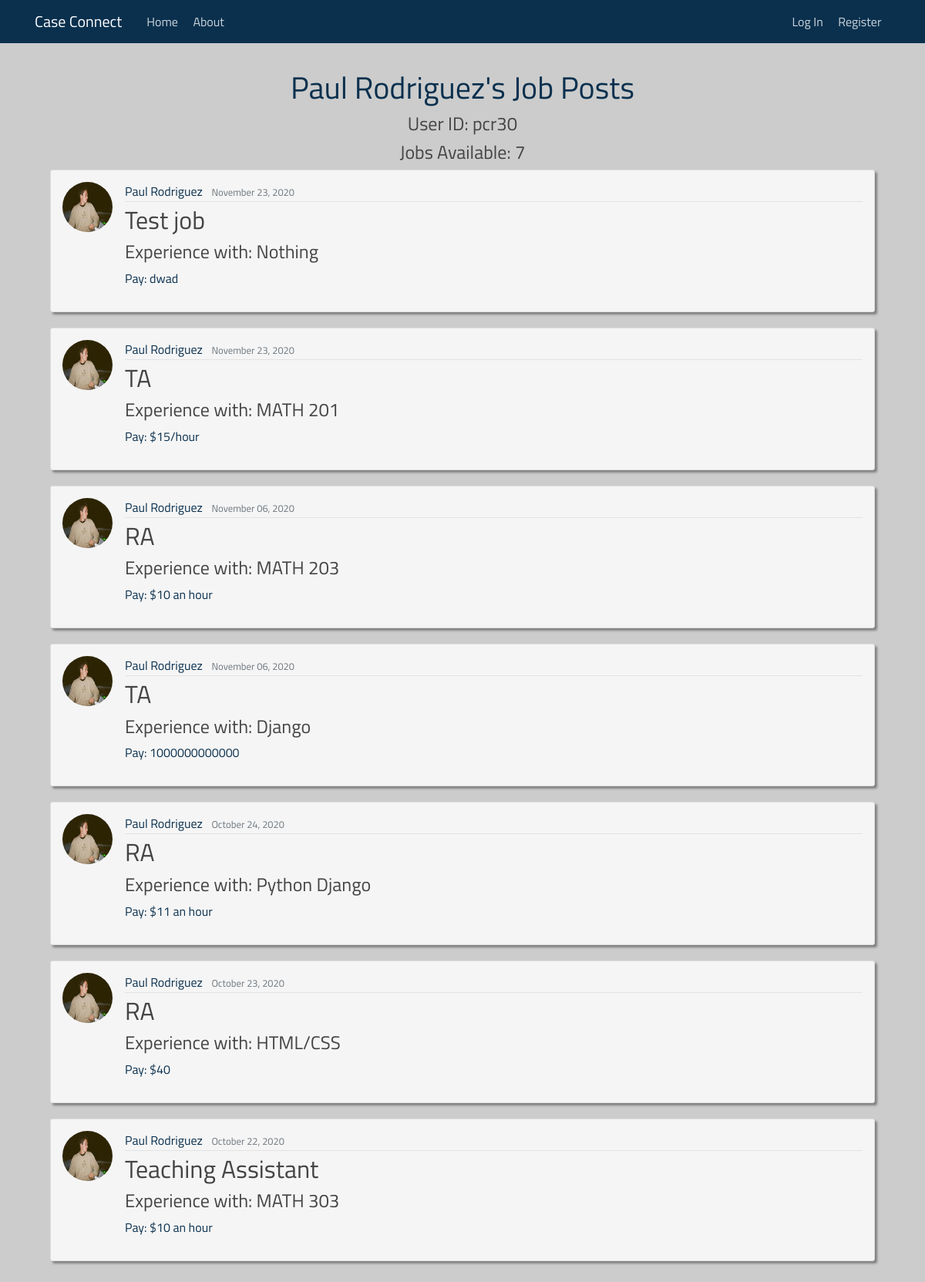
The app's page /user/pcr30/, older data.
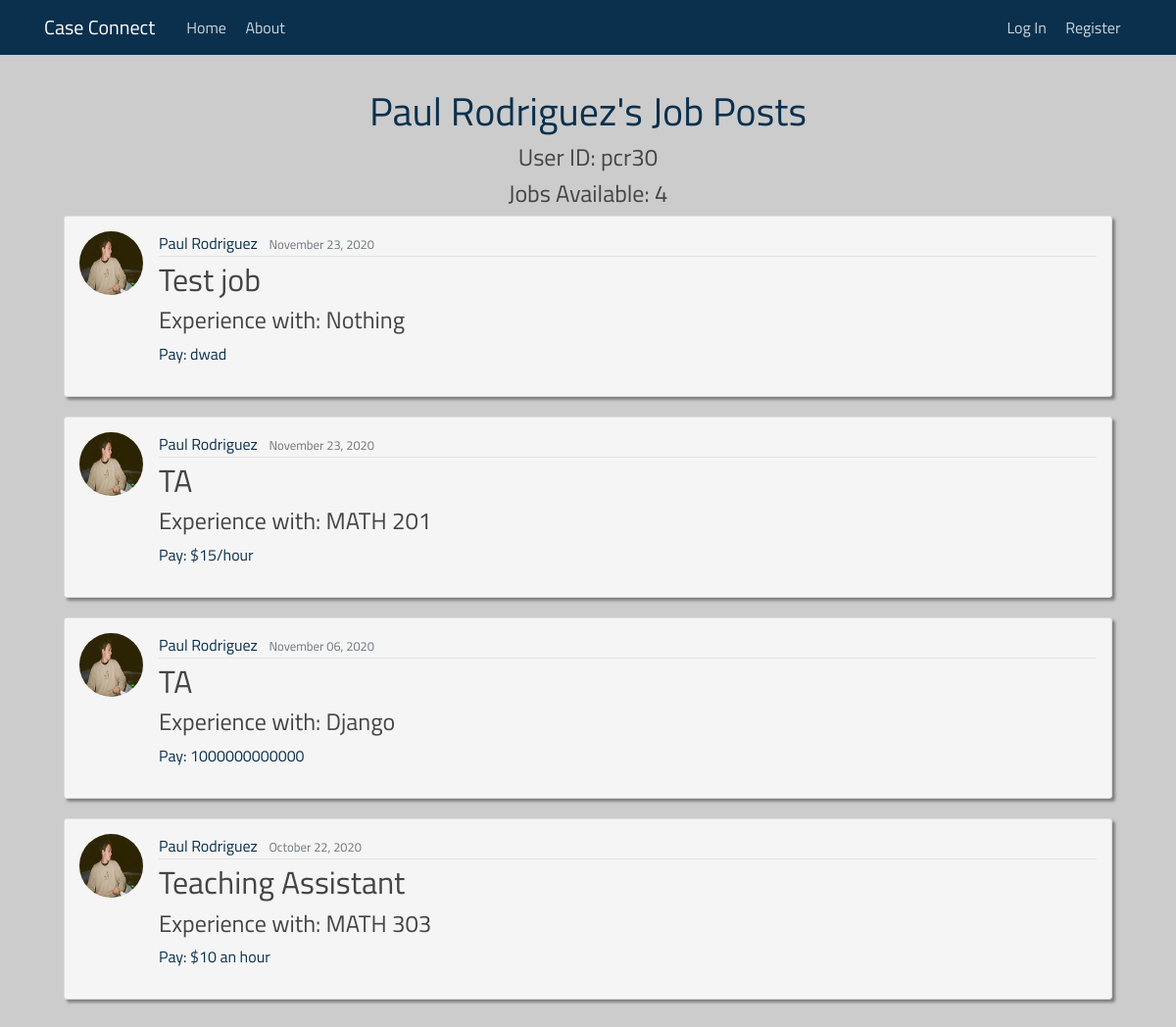
The same page, newer data.
### case_connecting/models.py (models this page shows, shortened)
class Post(models.Model):
    recruiter = models.ForeignKey(User, on_delete=models.CASCADE)
    position = models.CharField(max_length=200)
    knowledge = models.CharField(max_length=200)
    content = models.TextField()
    pay = models.CharField(max_length=200)
    date_posted = models.DateTimeField(default=timezone.now)

### users/models.py (models this page shows, shortened)
class Profile(models.Model):
    user = models.OneToOneField(User, on_delete=models.CASCADE)
    image = models.ImageField(default='default.jpg', upload_to='profile_pics')
    resume = models.FileField(default=None, upload_to='resumes')

### case_connecting/views.py (the view)
# urls.py: path('user/<str:username>/', UserPostListView.as_view(), name="user-posts"),
class UserPostListView(ListView):
    model = Post
    template_name = 'case_connecting/user_posts.html'
    context_object_name = 'posts'
    paginate_by = 8  # the number of posts per page
    def get_queryset(self):
        user = get_object_or_404(User, username=self.kwargs.get('username'))
        return Post.objects.filter(recruiter=user).order_by('-date_posted')

### templates/case_connecting/user_posts.html (shortened to what this page needs)
{% extends "case_connecting/base.html" %}
{% block content %}
    <div class="content-section" id="posting-list">
        <div style="text-align: center;">
                <h1>{{ posts.0.recruiter.get_full_name }}'s Job Posts</h1>
                <h4>User ID: {{ view.kwargs.username }} </h4>
                <h4>Jobs Available: {{ page_obj.paginator.count }}</h4>
        </div>
        {% for post in posts %}
            <article id="post" class="media content-section">
            <img class="rounded-circle article-img" src="{{ post.recruiter.profile.image.url }}">
                  <div class="media-body">
                    <div class="article-metadata">
                      <a class="mr-2">{{ post.recruiter.get_full_name }}</a>
                      <small class="text-muted">{{ post.date_posted|date:"F d, Y" }}</small>
                    </div>
                    <h2><a class="article-title" href="{% url 'post-detail' post.id %}">{{ post.position }}</a></h2>
                      <h4>Experience with: {{ post.knowledge }}</h4>
                      <p class="article-content">Pay: {{ post.pay }}</p>
                  </div>
                </article>
        {% endfor %}
    </div>
{% endblock %}

### templates/case_connecting/base.html (shortened to what this page needs)
{% load static %}
<!DOCTYPE html>
<html>
<head>
    <link rel="stylesheet" href="https://maxcdn.bootstrapcdn.com/bootstrap/4.0.0/css/bootstrap.min.css">
    <link rel="stylesheet" type="text/css" href="{% static 'case_connecting/main.css' %}">
</head>
<body>
    <header class="site-header">
      <nav class="navbar navbar-expand-md navbar-dark bg-steel fixed-top">
        <div class="container">
          <a class="navbar-brand mr-4" href="{% url 'case_connecting-home' %}">Case Connect</a>
          <div class="collapse navbar-collapse" id="navbarToggle">
            <div class="navbar-nav mr-auto">
                <a id="home-link" class="nav-item nav-link" href="{% url 'case_connecting-home' %}">Home</a>&nbsp;
                <a id="about-link" class="nav-item nav-link" href="{% url 'case_connecting-about' %}">About</a>&nbsp;
            </div>
            <div class="navbar-nav">
                {% if user.is_authenticated %}
                    <div class="dropdown">
                    <a id="activity-link" class="nav-item nav-link" href="{% url 'case_connecting-applications' %}">Your Activity</a>&nbsp;
                        <div class="dropdown-content">
                            <a href="{% url 'case_connecting-applications' %}">Applications</a>
                            <a href="{% url 'case_connecting-applicants' %}">Applicants</a>
                            <a href="{% url 'case_connecting-saved' %}">Saved</a>
                            <a href="{% url 'case_connecting-posts' %}">Posts</a>
                            <a href="{% url 'case_connecting-chats' %}">Messages</a>
                        </div>
                    </div>
                    <a id="profile-link" class="nav-item nav-link" href="{% url 'profile' %}">My Profile</a>&nbsp;
                    <a class="nav-item nav-link" href="{% url 'logout' %}">Log Out</a>&nbsp;
                {% else %}
                    <a id="login-link" class="nav-item nav-link" href="{% url 'login' %}">Log In</a>&nbsp;
                    <a id="register-link" class="nav-item nav-link" href="{% url 'register' %}">Register</a>&nbsp;
                {% endif %}
            </div>
          </div>
        </div>
      </nav>
    </header>
    <main role="main" class="container">
            {% block content %}{% endblock %}
    </main>
  </body>
</html>

### case_connecting/static/case_connecting/main.css (style rules this page uses)
body { background: #ccc; color: #333333; margin-top: 5rem; }
* { font-size: 100%; font-family: "Titillium Web",Helvetica,Arial,sans-serif; color: #0a304e; }
h1 { color: #0a304e; text-align: center; }
h2, h3, h4, h5, h6 { color: #444444; }
.bg-steel { background-color: #0c5bab; }
.site-header .navbar-nav .nav-link { color: #cbd5db; }
.navbar { background-color: #0a304e; }
.navbar-nav { height: 40px; }
.content-section { background: #ffffff; padding: 10px 20px; border: 1px solid #dddddd; border-radius: 3px; margin-bottom: 20px; }
.article-title { color: #444444; }
.article-content { white-space: pre-line; }
.article-img { height: 65px; width: 65px; margin-right: 16px; }
.article-metadata { padding-bottom: 1px; margin-bottom: 4px; border-bottom: 1px solid #e3e3e3 }
article[id="post"] { padding: 15px; box-shadow: 3px 3px 3px grey; background-color: #f5f5f5; }
div[id="posting-list"] { background-color: #ccc; border: none; }

Row changes from the older to the newer data that the page shows:
removed Post: recruiter.profile.image (picture), recruiter.get_full_name "Paul Rodriguez", date_posted "November 06, 2020", position "RA", knowledge "MATH 203", pay "$10 an hour"
removed Post: recruiter.profile.image (picture), recruiter.get_full_name "Paul Rodriguez", date_posted "October 24, 2020", position "RA", knowledge "Python Django", pay "$11 an hour"
removed Post: recruiter.profile.image (picture), recruiter.get_full_name "Paul Rodriguez", date_posted "October 23, 2020", position "RA", knowledge "HTML/CSS", pay "$40"
Text that changed along with them:
{{ page_obj.paginator.count }}: "7" → "4"
